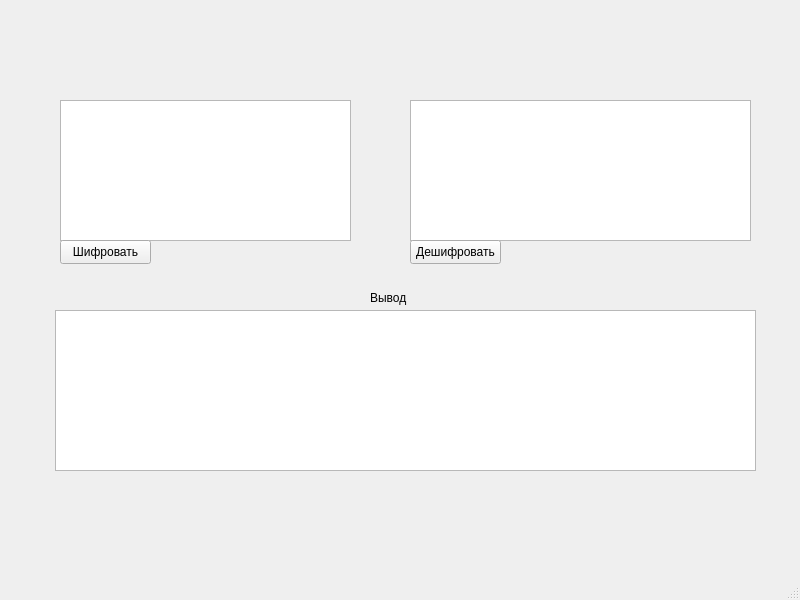
<?xml version="1.0" encoding="UTF-8"?>
<ui version="4.0">
 <class>MainWindow</class>
 <widget class="QMainWindow" name="MainWindow">
  <property name="geometry">
   <rect>
    <x>0</x>
    <y>0</y>
    <width>800</width>
    <height>600</height>
   </rect>
  </property>
  <property name="windowTitle">
   <string>MainWindow</string>
  </property>
  <widget class="QWidget" name="centralwidget">
   <widget class="QPlainTextEdit" name="shifr_TextEdit">
    <property name="geometry">
     <rect>
      <x>60</x>
      <y>100</y>
      <width>291</width>
      <height>141</height>
     </rect>
    </property>
   </widget>
   <widget class="QPlainTextEdit" name="deshifr_TextEdit">
    <property name="geometry">
     <rect>
      <x>410</x>
      <y>100</y>
      <width>341</width>
      <height>141</height>
     </rect>
    </property>
   </widget>
   <widget class="QTextBrowser" name="output">
    <property name="geometry">
     <rect>
      <x>55</x>
      <y>310</y>
      <width>701</width>
      <height>161</height>
     </rect>
    </property>
   </widget>
   <widget class="QLabel" name="label_3">
    <property name="geometry">
     <rect>
      <x>370</x>
      <y>290</y>
      <width>41</width>
      <height>16</height>
     </rect>
    </property>
    <property name="text">
     <string>Вывод</string>
    </property>
   </widget>
   <widget class="QPushButton" name="shifr_pushButton">
    <property name="geometry">
     <rect>
      <x>60</x>
      <y>240</y>
      <width>91</width>
      <height>24</height>
     </rect>
    </property>
    <property name="text">
     <string>Шифровать</string>
    </property>
   </widget>
   <widget class="QPushButton" name="deshifr_pushButton_2">
    <property name="geometry">
     <rect>
      <x>410</x>
      <y>240</y>
      <width>91</width>
      <height>24</height>
     </rect>
    </property>
    <property name="text">
     <string>Дешифровать</string>
    </property>
   </widget>
  </widget>
  <widget class="QMenuBar" name="menubar">
   <property name="geometry">
    <rect>
     <x>0</x>
     <y>0</y>
     <width>800</width>
     <height>22</height>
    </rect>
   </property>
  </widget>
  <widget class="QStatusBar" name="statusbar"/>
 </widget>
 <resources/>
 <connections/>
</ui>
